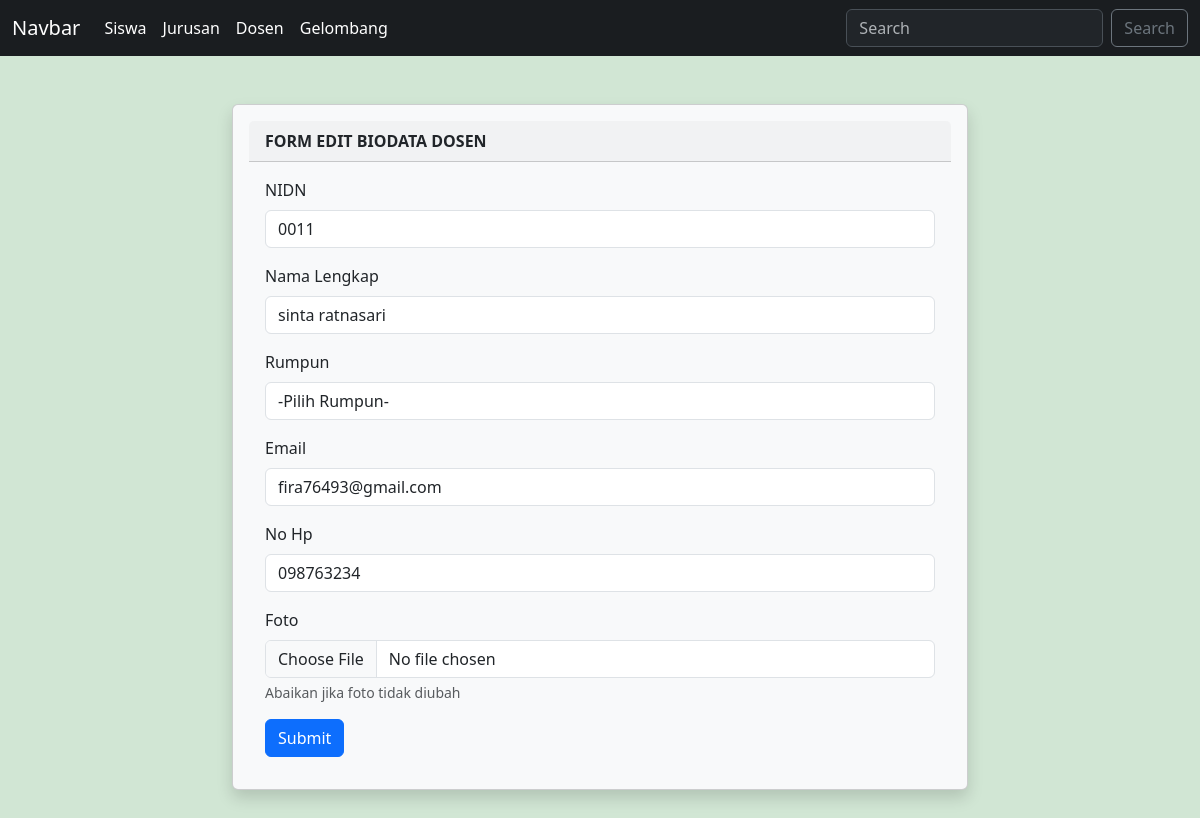
The app's page /biodata/dosen/formedit.php?id=1 with its own data.
### tables this page shows
CREATE TABLE `dosen` (
  `id` int(11) NOT NULL,
  `nidn` varchar(100) NOT NULL,
  `nama` varchar(100) NOT NULL,
  `rumpun` varchar(100) NOT NULL,
  `email` varchar(100) NOT NULL,
  `no_hp` varchar(100) NOT NULL,
  `foto` varchar(100) NOT NULL
);

### biodata/dosen/formedit.php (the view, shortened to what this page needs)
<?php
include_once("../koneksi.php");
$idedit = $_GET['id'];
$qry = "SELECT * FROM dosen WHERE id='$idedit'";
$edit = mysqli_query($koneksi,$qry);
$data = mysqli_fetch_array($edit);
?>
<!DOCTYPE html>
<html lang="en">
<head>
    <link href="https://cdn.jsdelivr.net/npm/bootstrap@5.3.8/dist/css/bootstrap.min.css" rel="stylesheet"
>
</head>
<body style="background-color:#d1e6d4">
    <?php
    include_once("../navbar.php");
    ?>
    <div class="container">
        <div class="row my-5">
            <div class="col-8 m-auto">
                <div class="card shadow p-3 mb-5 bg-body-tertiary rounded">
                    <div class="card-header">
                        <b>FORM EDIT BIODATA DOSEN</b>
                    </div>
                    <div class="card-body">
                        <form action="proses_edit.php" method="POST" enctype="multipart/form-data">
                            <div class="mb-3">
                                <label for="exampleInputEmail1" class="form-label">NIDN</label>
                                <input value="<?=$data['nidn']?>" name="nidn" type="text" class="form-control" id="exampleInputEmail1"
                                    aria-describedby="emailHelp">
                            </div>
                            <div class="mb-3">
                                <label for="exampleInputEmail1" class="form-label">Nama Lengkap</label>
                                <input value="<?=$data['nama']?>" name="nama" type="text" class="form-control" id="exampleInputEmail1"
                                    aria-describedby="emailHelp">
                            </div>
                            <div class="mb-3">
                                <label for="exampleInputEmail1" class="form-label">Rumpun</label>
                                <select class="form-control" name="rumpun" id="">
                                    <option value="">-Pilih Rumpun-</option>
                                </select>
                            </div>
                            <div class="mb-3">
                                <label for="exampleInputEmail1" class="form-label">Email</label>
                                <input value="<?=$data['email']?>" name="email" type="email" class="form-control" id="exampleInputEmail1"
                                    aria-describedby="emailHelp">
                            </div>
                            <div class="mb-3">
                                <label for="exampleInputEmail1" class="form-label">No Hp</label>
                                <input value="<?=$data['no_hp']?>" name="no_hp" type="text" class="form-control" id="exampleInputEmail1"
                                    aria-describedby="emailHelp">
                            </div>
                            <div class="mb-3">
                                <label for="exampleInputEmail1" class="form-label">Foto</label>
                                <input name="foto" type="file" accept="image/*" class="form-control" id="exampleInputEmail1"
                                    aria-describedby="emailHelp">
                                <div id="emailHelp" class="form-text">Abaikan jika foto tidak diubah</div>
                            </div>
                            <button type="submit" class="btn btn-primary">Submit</button>
                        </form>
                    </div>
                </div>
            </div>
        </div>
    </div>
</body>
</html>

### records on screen
dosen: nidn "0011", nama "sinta ratnasari", email "fira76493@gmail.com", no_hp "098763234"
